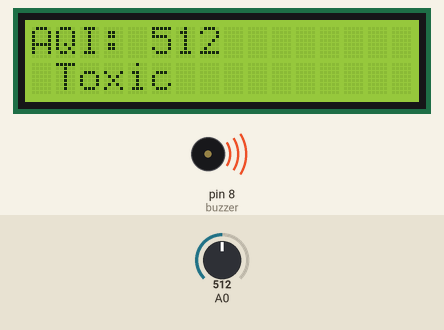
Simulated run of this sketch. Board: Arduino Uno, built with avr-gcc and run on an emulated ATmega328P. Parts: 16×2 character LCD, buzzer (waves = sounding, pin HIGH). The inputs (shaded band) are chosen by the test bench; at power-on: A0 = 512. What the sketch prints to the serial monitor is not drawn.

Above: at 1.2 s.
1.3 s: A0 set to 195
At 4.5 s:
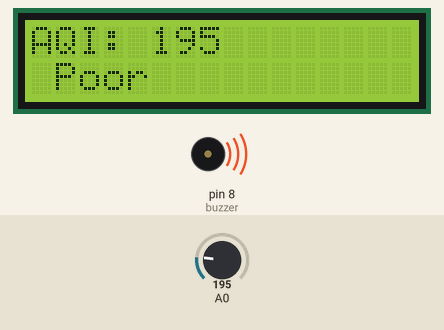
5.2 s: A0 set to 171
At 7.0 s:
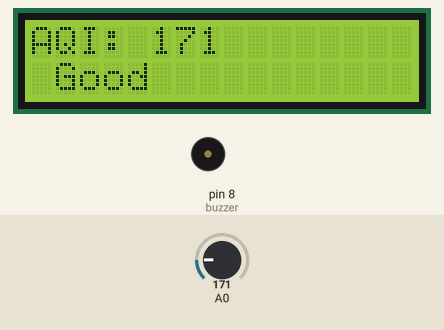
9.1 s: A0 set to 190
At 13.1 s:
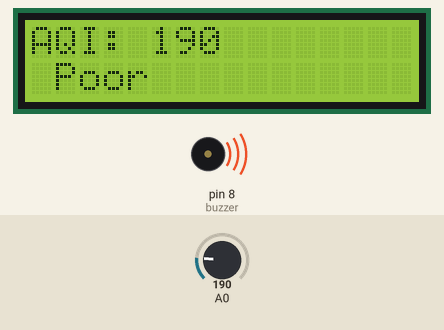
Timing chart, 0 to 14.6 s (numbered marks = the images above; inputs shaded):
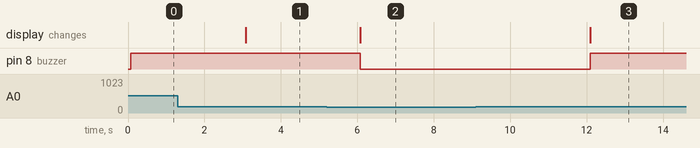

The sketch:

AQI.ino
```cpp
#include <LiquidCrystal.h>
// توصيلات شاشة LCD
const int rs = 7, en = 6, d4 = 5, d5 = 4, d6 = 3, d7 = 2;
LiquidCrystal lcd(rs, en, d4, d5, d6, d7);

// توصيل البازر
const int buzzer = 8;

int sensorValue;

void setup()
{
  Serial.begin(9600); // ضبط منفذ السيريال بسرعة 9600
  lcd.begin(16, 2);   // تهيئة شاشة LCD بحجم 16x2
  lcd.print("Air Quality");
  lcd.setCursor(1, 0);
  lcd.print("  System");

  pinMode(A0, INPUT);  // ضبط مستشعر الهواء كمدخل
  pinMode(buzzer, OUTPUT); // ضبط البازر كمخرج
}

void loop()
{
  sensorValue = analogRead(A0); // قراءة قيمة مستشعر الهواء
  lcd.clear();
  lcd.setCursor(0, 0);
  lcd.print("AQI: ");
  lcd.print(sensorValue);
  Serial.println(sensorValue);

  // تحليل جودة الهواء وعرض الرسالة
  if (sensorValue <= 180)
  {
    lcd.setCursor(1, 1);
    lcd.print("Good ");
    digitalWrite(buzzer, LOW); // إيقاف البازر
  }
  else if (sensorValue >= 181 && sensorValue < 350)
  {
    lcd.setCursor(1, 1);
    lcd.print("Poor ");
    digitalWrite(buzzer, HIGH); // تشغيل البازر
  }
  else
  {
    lcd.setCursor(1, 1);
    lcd.print("Toxic ");
    digitalWrite(buzzer, HIGH); // تشغيل البازر
  }

  delay(3000); // تأخير لمدة 3 ثوانٍ
}
```

Measured:
- the behaviour switches between 181 and 180 on A0 (found by bisection; images 1 and 2)
- after the input at 1.3 s, the display: changes after 1.8 s (image 1)
- after the input at 5.2 s, pin 8 (buzzer): HIGH → LOW after 0.88 s; the display: changes after 0.88 s (image 2)
- after the input at 9.1 s, pin 8 (buzzer): LOW → HIGH after 3.0 s; the display: changes after 3.0 s (image 3)
